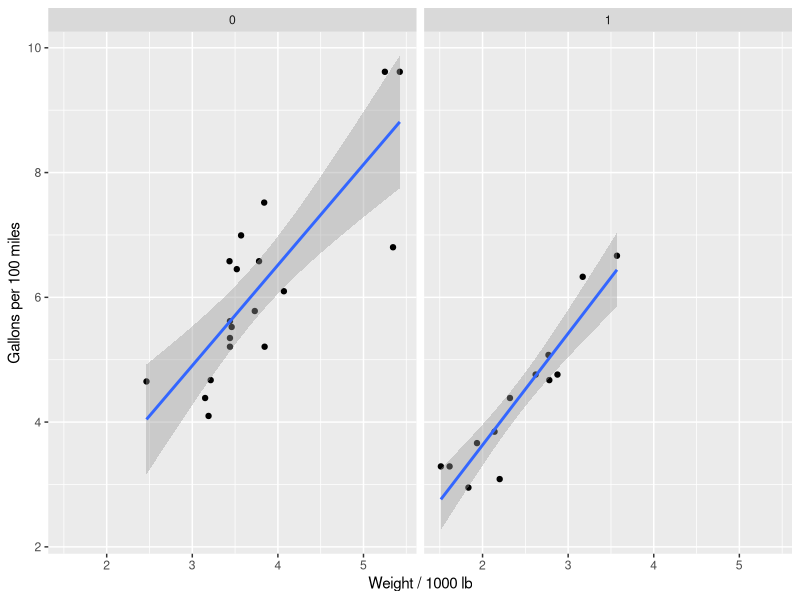

The R source for this figure:
## ---- chunk 1
data(mtcars)
str(mtcars)
## ---- chunk 2
library(ggplot2)
mtcars$gpm<-100/mtcars$mpg
g<-ggplot(data=mtcars,aes(x=wt,y=gpm))+
        geom_point()+
        geom_smooth(method=lm)+
        facet_wrap(~am,shrink=FALSE)+
        labs(x = "Weight / 1000 lb",y = "Gallons per 100 miles")
g
